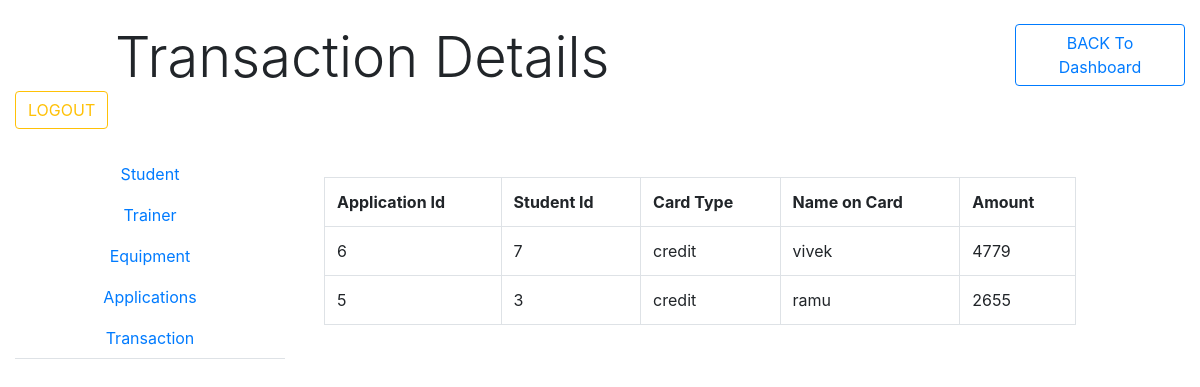
/transaction.php, run on the app's committed database.
### tables this page shows
CREATE TABLE IF NOT EXISTS `transaction` (
  `bid` int(8) NOT NULL AUTO_INCREMENT,
  `aid` int(8) NOT NULL,
  `sid` int(8) NOT NULL,
  `ctype` varchar(20) NOT NULL,
  `cno` varchar(20) NOT NULL,
  `cname` varchar(40) NOT NULL,
  `exp` varchar(50) NOT NULL,
  `cvv` int(3) NOT NULL,
  `amount` int(8) NOT NULL,
  PRIMARY KEY (`bid`)
);

### operation.php (called while the page is built, shortened)
<?php
class operation
{
public $con;
function __construct()
{
	$this->con=new mysqli(host,username,password,database);
}
function selectall($sql)
{
	$x=$this->con->query($sql);
	return $x;
}
}
 ?>

### transaction.php (the view, shortened to what this page needs)
<!DOCTYPE html>
<html>
<head>
<?php include("externalfiles.php") ?>
</head>
<body>
<div class="container-fluid mt-4">
	<div class="row">
		<div class="col-md-1"></div>
				<div class="col-md-9 display-4 ">Transaction Details</div>
				<div class="col-md-2">
	<a href="dashboard.php"><button class="btn btn-outline-primary">BACK To Dashboard</button></a>
</div>
		<div class="col-md-2">
			<form action="logout.php"><button class="btn btn-outline-warning">LOGOUT</button></form>
		</div>
	</div>
</div>
<div class="container-fluid mt-4">
	<div class="row">
		<div class="col-md-3">
			<ul class="nav nav-tabs flex-column text-center">
<li class="nav-item"><a href="studentdetails.php" class="nav-link">Student</a></li>
<li class="nav-item"><a href="trainerdetails.php"class="nav-link">Trainer</a></li>
<li class="nav-item"><a href="equipmentdetails.php" class="nav-link">Equipment</a></li>
<li class="nav-item"><a href="application.php" class="nav-link">Applications</a></li>
<li class="nav-item"><a href="transaction.php" class="nav-link">Transaction</a></li>
		</ul>
		</div>
<div class="col-md-8 p-4">
<table class="table table-hover table-bordered">
	<tr><th>Application Id</th><th>Student Id</th><th>Card Type</th><th>Name on Card</th><th>Amount</th>
	</tr>
	<?php
include("operation.php");
$obj=new operation();
$sql="select * from transaction";
$x=$obj->selectall($sql);
while($r=$x->fetch_assoc())
{
?>
<tr><td><?php echo $r['aid'] ?></td><td><?php echo $r['sid'] ?></td>
<td><?php echo $r['ctype'] ?></td><td><?php echo $r['cname'] ?></td><td><?php echo $r['amount'] ?></td>
</tr>
<?php
}	 ?>
</table>
			</div>
			<div class="col-md-1"></div>
	</div>
</div>
</body>
</html>

### data on the page
transaction: aid "6", sid "7", ctype "credit", cname "vivek", amount "4779"
transaction: aid "5", sid "3", ctype "credit", cname "ramu", amount "2655"
